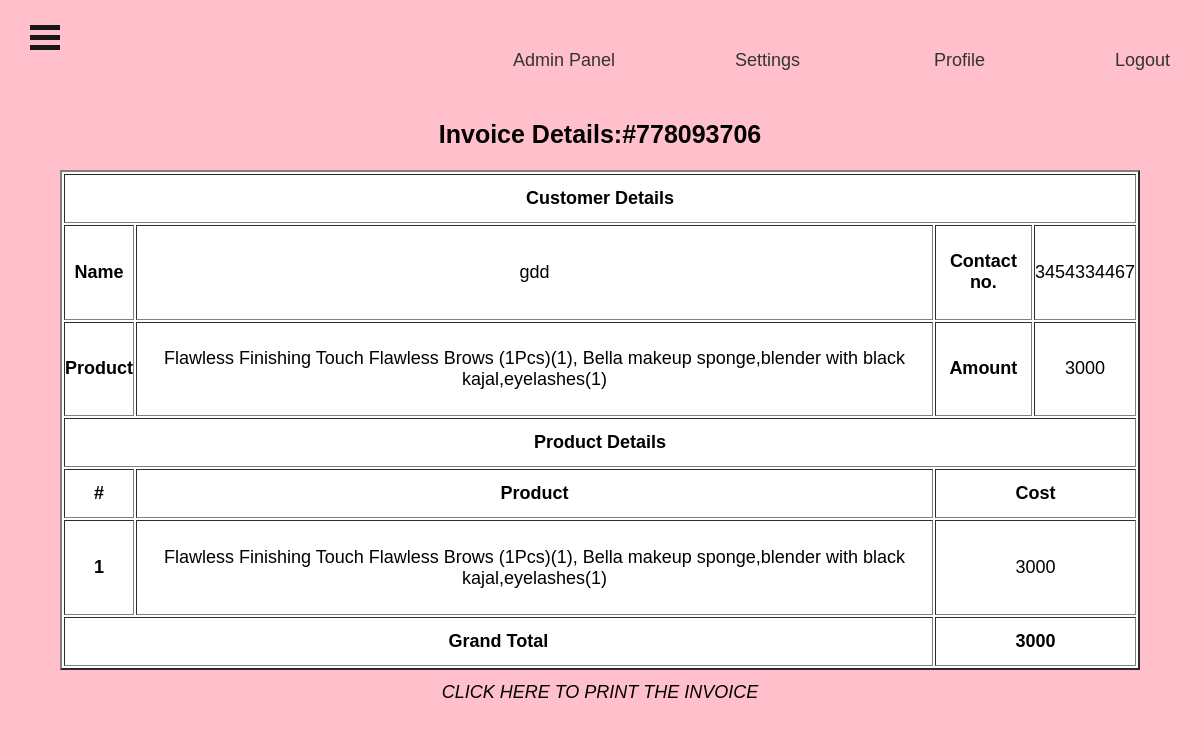
/admin/view-sales-invoices.php?ordnumber=778093706 (signed in), run on the app's committed database.
### tables this page shows
CREATE TABLE `orders` (
  `id` int(11) NOT NULL,
  `ordnumber` varchar(25) NOT NULL,
  `name` varchar(100) NOT NULL,
  `email` varchar(100) NOT NULL,
  `phone` varchar(20) NOT NULL,
  `address` varchar(255) NOT NULL,
  `pmode` varchar(50) NOT NULL,
  `products` varchar(255) NOT NULL,
  `amount_paid` varchar(100) NOT NULL
);

### admin/view-sales-invoices.php (the view, shortened to what this page needs)
<?php
include('includes/config.php');
if (strlen($_SESSION['bpmsaid']==0)) {
  header('location:logout.php');
  } else{
  ?>
<!DOCTYPE HTML>
<html>
<head>
<link href="css/font-awesome.css" rel="stylesheet">
</head>
<body <body bgcolor="pink">
		 <?php include_once('includes/header.php');?>
				<div class="tables" id="exampl">
	<?php
	$ordnumber=intval($_GET['ordnumber']);
$ret=mysqli_query($con," select ordnumber,name,phone,products,amount_paid from  orders where orders.ordnumber='$ordnumber'");
$ordnumber=intval($_GET['ordnumber']);
while ($row=mysqli_fetch_array($ret)) {
?>
				<div><center><h3 style="font-size:25px;">Invoice Details:#<?php echo $ordnumber;?></h4></center><br>
						<center><table  style=" width:90%; height:500px; background-color:white;text-align:center;" border="2">
<tr>
<th colspan="6">Customer Details</th>
</tr>
							 <tr>
								<th>Name</th>
								<td><?php echo $row['name']?></td>
								<th>Contact no.</th>
								<td><?php echo $row['phone']?></td>
							</tr>
							 <tr>
								<th>Product</th>
								<td><?php echo $row['products']?></td>
								<th>Amount</th>
								<td><?php echo $row['amount_paid']?></td>
							</tr>
<?php }?>
<th colspan="4">Product Details</th>
<tr>
<th>#</th>
<th>Product</th>
<th colspan="3" >Cost</th>
</tr>
<?php
$ret=mysqli_query($con," select products,amount_paid from  orders where orders.ordnumber='$ordnumber'");
$cnt=1;
while ($row=mysqli_fetch_array($ret)) {
	?>
<tr>
<th><?php echo $cnt;?></th>
<td><?php echo $row['products']?></td>
<td colspan="2" ><?php echo $subtotal=$row['amount_paid']?></td>
</tr>
<?php
$cnt=$cnt+1;
$gtotal+=$subtotal;
} ?>
<tr>
<th colspan="2" style="text-align:center">Grand Total</th>
<th colspan="2" ><?php echo $gtotal?></th>
</tr>
</table>
 <p style="margin-top:1%"  align="center">
<i  style="cursor:pointer;" OnClick="CallPrint(this.value)" >CLICK HERE TO PRINT THE INVOICE</i>
</p>
</body>
</html>
<?php }  ?>

### admin/includes/style.css (style rules this page uses)
body { color:black; background-size:cover; background-position:center; font-family:sans-serif; }
* { margin:0; padding:0; }

### admin/includes/header.php (style rules this page uses)
* { padding:0; margin:12; }
body { background-image:bg-1.jpg; font-size: 18px; }

### data on the page
orders: name "gdd", phone "3454334467", products "Flawless Finishing Touch Flawless Brows (1Pcs)(1), Bella makeup sponge,blender with black kajal,eyelashes(1)", amount_paid "3000"

### other printed values
$gtotal "3000"
